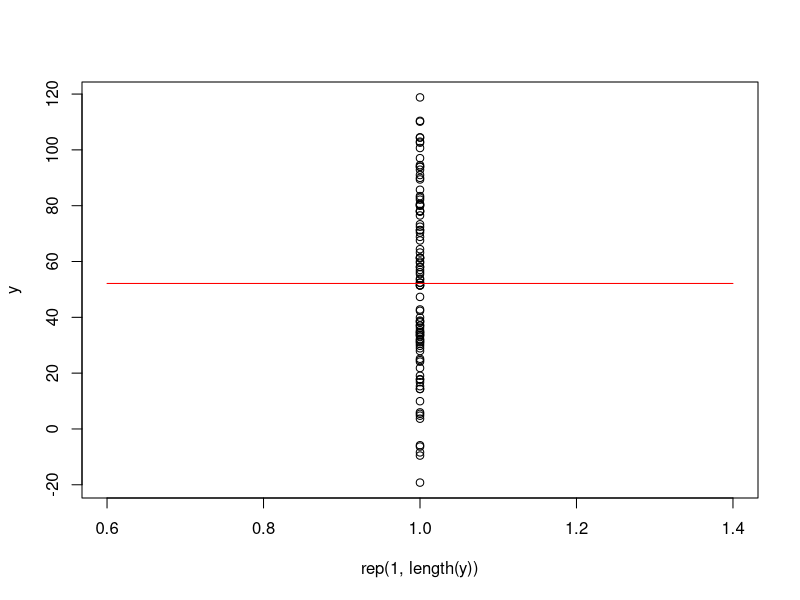
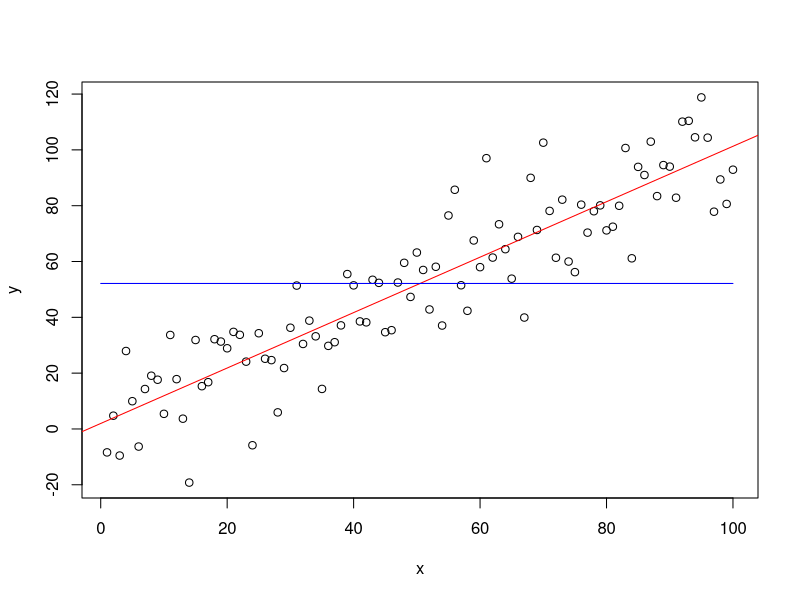
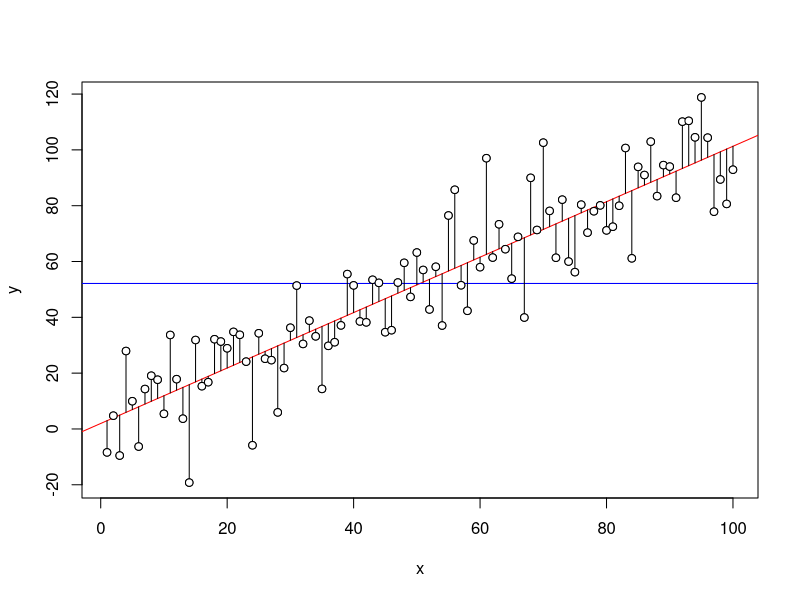
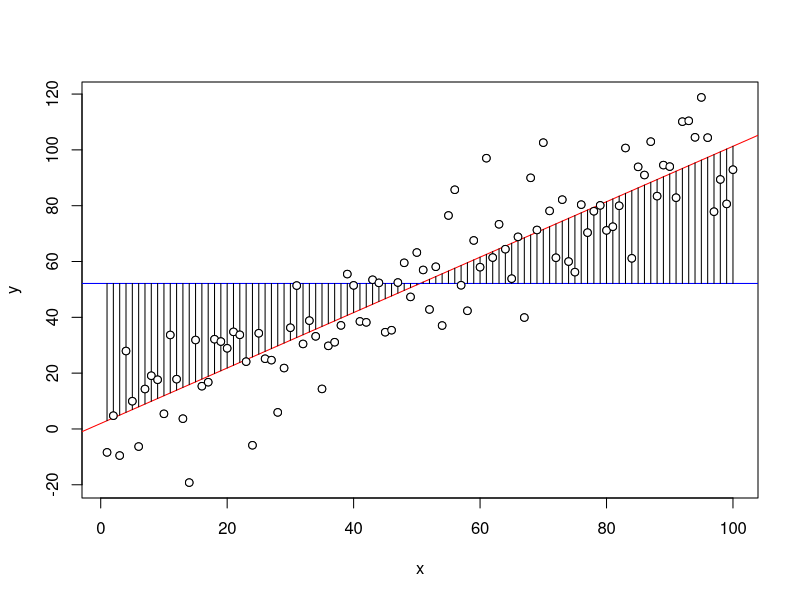
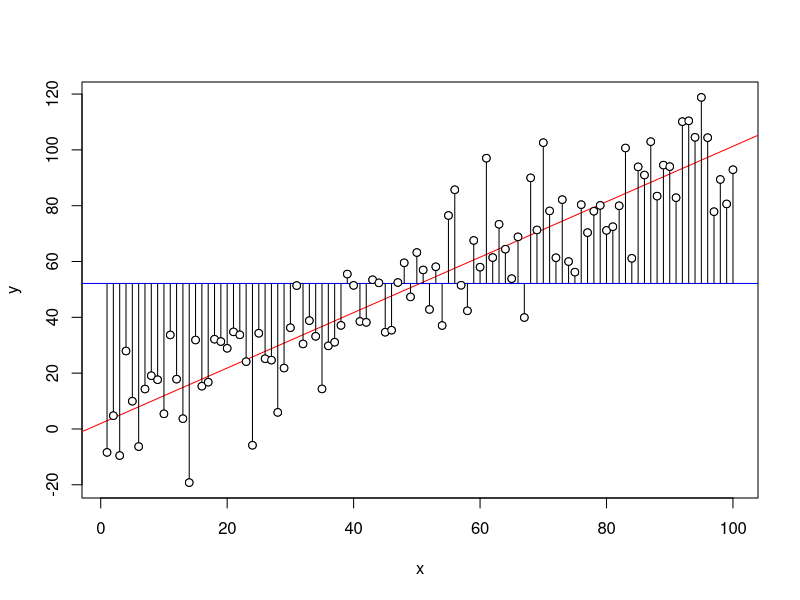

Reproduce these figures in R, in order.
set.seed(1)

plot_sse <- function(x, y) {
  plot(x, y)
  model <- lm(y ~ x)
  r <- cor(x, y)
  m = sd(y) / sd(x) * r
  b = mean(y) - m * mean(x)
  abline(model, col = "red")
  abline(h = mean(y), col = "blue")
  for (i in 1:length(x)) {
    lines(c(x[i], x[i]), c(b + m * x[i], y[i]))
  }
  points(x, y, pch = 21, bg = "white")
}

plot_ssr <- function(x, y) {
  plot(x, y)
  model <- lm(y ~ x)
  r <- cor(x, y)
  m = sd(y) / sd(x) * r
  b = mean(y) - m * mean(x)
  abline(model, col = "red")
  abline(h = mean(y), col = "blue")
  for (i in 1:length(x)) {
    lines(c(x[i], x[i]), c(b + m * x[i], mean(y)))
  }
  points(x, y, pch = 21, bg = "white")
}

plot_sst <- function(x, y) {
  plot(x, y)
  model <- lm(y ~ x)
  r <- cor(x, y)
  m = sd(y) / sd(x) * r
  b = mean(y) - m * mean(x)
  abline(model, col = "red")
  abline(h = mean(y), col = "blue")
  for (i in 1:length(x)) {
    lines(c(x[i], x[i]), c(mean(y), y[i]))
  }
  points(x, y, pch = 21, bg = "white")
}

plot_y <- function(x, y) {
  plot(rep(1, length(y)), y)
  lines(c(0.6, 1.4), c(mean(y), mean(y)), pch = 19, col = "red")
}

plot_mean <- function(x, y) {
  plot(x, y)
  model <- lm(y ~ x)
  abline(model, col = "red")
  lines(c(0, 100), c(mean(y), mean(y)), pch = 19, col = "blue")
}

# Wir erstellen Testdaten, die sich für eine lineare Regression eignen.
x <- 1:100
y <- x + rnorm(x, sd = 15)
# y <- x + rnorm(x, sd = 5)
# y <- x + rnorm(x, sd = 150)

plot_y(x, y)
plot_mean(x, y)
plot_sse(x, y)
plot_ssr(x, y)
plot_sst(x, y)
